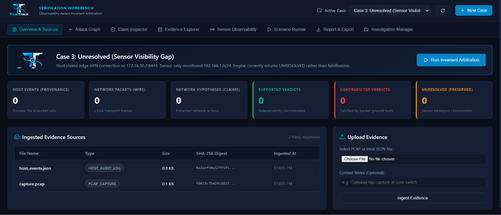
#> input picture docs/screenshots/Screenshot 2026-10-23 132445.png, 501 x 215 px, shrunk from 1278 x 549 before the run
$ python generate_report_figures.py
#> lines starting #> are read from the running program, lines starting #| are printed output that depends on the picture
"""
TrueTrace Academic Report Figure Generator
Generates clean, formal IEEE/ACM-style academic diagrams with Times New Roman serif typography,
crisp rectangular blocks, professional line styling, and realistic empirical evaluation data.
"""

import os
import matplotlib.pyplot as plt
import matplotlib.patches as patches
import numpy as np
from PIL import Image

FIGURES_DIR = os.path.join(os.path.dirname(__file__), "..", "..", "..", "docs", "figures")
SCREENSHOTS_DIR = os.path.join(os.path.dirname(__file__), "..", "..", "..", "docs", "screenshots")
os.makedirs(FIGURES_DIR, exist_ok=True)

# Use standard serif typography for academic publications
plt.rcParams["font.family"] = "serif"
plt.rcParams["font.serif"] = ["Times New Roman", "DejaVu Serif", "serif"]
plt.rcParams["mathtext.fontset"] = "stix"


def fig_1_1_overapproximation():
    """Figure 1.1: The Host-Wire Semantic Gap."""
    fig, ax = plt.subplots(figsize=(8.0, 3.8), dpi=300)
    ax.axis("off")
    ax.set_xlim(0, 10)
    ax.set_ylim(0, 5)

    # Host-side box (formal rectangle, black border, light fill)
    rect_host = patches.Rectangle((0.5, 0.8), 3.8, 3.6,
                                  facecolor="#fbfcfd", edgecolor="#1e293b", lw=1.2)
    ax.add_patch(rect_host)
    ax.text(2.4, 4.05, "Host Operating System Audit Layer", fontsize=10.5, fontweight="bold", ha="center")

    # Inner host call box
    rect_call = patches.Rectangle((0.8, 2.2), 3.2, 1.5,
                                  facecolor="#f1f5f9", edgecolor="#64748b", lw=0.8)
    ax.add_patch(rect_call)
    ax.text(2.4, 3.25, "System Call Execution", fontsize=9, fontweight="bold", ha="center")
    ax.text(2.4, 2.8, "Process: exfil_agent (PID 1025)\nwrite(sock_fd, buffer, 4096)", fontsize=8, ha="center")
    ax.text(2.4, 2.4, "Kernel Return Value: 4096 (SUCCESS)", fontsize=8, fontweight="bold", color="#1e3a8a", ha="center")

    ax.text(2.4, 1.4, "EDR / Audit Log Inference:\n'4096 bytes transferred to remote IP'\n(Local buffer acceptance only)",
            fontsize=8, ha="center", style="italic", color="#475569")

    # Wire arrow
    ax.annotate("", xy=(5.2, 2.6), xytext=(4.3, 2.6),
                arrowprops=dict(arrowstyle="->", lw=1.5, color="#1e293b"))
    ax.text(4.75, 2.85, "NIC / Transit", fontsize=7.5, ha="center")

    # Network reality box
    rect_net = patches.Rectangle((5.2, 0.8), 4.4, 3.6,
                                 facecolor="#fbfcfd", edgecolor="#1e293b", lw=1.2)
    ax.add_patch(rect_net)
    ax.text(7.4, 4.05, "Physical Network Reality (Ground Truth)", fontsize=10.5, fontweight="bold", ha="center")

    # Outcome 1: Established & Delivered
    r1 = patches.Rectangle((5.4, 3.0), 4.0, 0.75, facecolor="#f0fdf4", edgecolor="#15803d", lw=0.9)
    ax.add_patch(r1)
    ax.text(5.55, 3.42, "Case A: Delivered (SUPPORTED)", fontsize=8, fontweight="bold", color="#14532d")
    ax.text(5.55, 3.15, "Full TCP 3-way handshake + ACKs verified on wire", fontsize=7.2, color="#166534")

    # Outcome 2: Reset / Refusal
    r2 = patches.Rectangle((5.4, 2.05), 4.0, 0.75, facecolor="#fef2f2", edgecolor="#b91c1c", lw=0.9)
    ax.add_patch(r2)
    ax.text(5.55, 2.47, "Case B: Connection Refused (CONTRADICTED)", fontsize=8, fontweight="bold", color="#7f1d1d")
    ax.text(5.55, 2.20, "Target port closed; wire records TCP RST/ACK refusal", fontsize=7.2, color="#991b1b")

    # Outcome 3: Sensor Blindspot
    r3 = patches.Rectangle((5.4, 1.1), 4.0, 0.75, facecolor="#fffbeb", edgecolor="#b45309", lw=0.9)
    ax.add_patch(r3)
    ax.text(5.55, 1.52, "Case C: Observability Blindspot (UNRESOLVED)", fontsize=8, fontweight="bold", color="#78350f")
    ax.text(5.55, 1.25, "Unmonitored subnet or buffer drop: preserve uncertainty", fontsize=7.2, color="#92400e")

    plt.tight_layout()
    fig.savefig(os.path.join(FIGURES_DIR, "fig_1_1_overapproximation.png"), dpi=300)
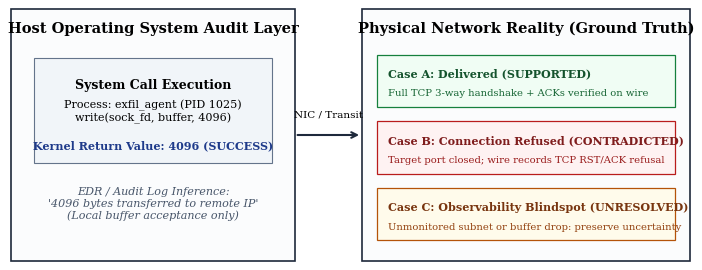
#> figure drawn by matplotlib, 1 panel
    plt.close(fig)


def fig_3_1_architecture():
    """Figure 3.1: TrueTrace System Architecture in clean academic block format."""
    fig, ax = plt.subplots(figsize=(8.5, 4.2), dpi=300)
    ax.axis("off")
    ax.set_xlim(0, 10)
    ax.set_ylim(0, 5)

    # Section 1: Ingestion Sources
    rect_ing = patches.Rectangle((0.4, 0.6), 2.2, 3.8, facecolor="#f8fafc", edgecolor="#334155", lw=1.2)
    ax.add_patch(rect_ing)
    ax.text(1.5, 4.1, "Evidence Ingestion", fontsize=10, fontweight="bold", ha="center")

    r_host = patches.Rectangle((0.6, 2.7), 1.8, 1.1, facecolor="#ffffff", edgecolor="#475569", lw=0.8)
    ax.add_patch(r_host)
    ax.text(1.5, 3.4, "Host Audit Logs", fontsize=8.5, fontweight="bold", ha="center")
    ax.text(1.5, 3.0, "Sysmon, Linux auditd,\nDARPA TC CDM (JSON)", fontsize=7, ha="center", color="#334155")

    r_pcap = patches.Rectangle((0.6, 1.0), 1.8, 1.1, facecolor="#ffffff", edgecolor="#475569", lw=0.8)
    ax.add_patch(r_pcap)
    ax.text(1.5, 1.7, "Network Captures", fontsize=8.5, fontweight="bold", ha="center")
    ax.text(1.5, 1.3, "PCAP / PCAPNG\nWire Frames, TCP Flow", fontsize=7, ha="center", color="#334155")

    # Arrows to Pre-processors
    ax.annotate("", xy=(3.0, 3.25), xytext=(2.4, 3.25), arrowprops=dict(arrowstyle="->", lw=1.2, color="#334155"))
    ax.annotate("", xy=(3.0, 1.55), xytext=(2.4, 1.55), arrowprops=dict(arrowstyle="->", lw=1.2, color="#334155"))

    # Section 2: Normalization & Extraction
    rect_norm = patches.Rectangle((3.0, 0.6), 2.2, 3.8, facecolor="#f8fafc", edgecolor="#334155", lw=1.2)
    ax.add_patch(rect_norm)
    ax.text(4.1, 4.1, "Parsers & Extraction", fontsize=10, fontweight="bold", ha="center")

    r_p1 = patches.Rectangle((3.2, 2.7), 1.8, 1.1, facecolor="#ffffff", edgecolor="#475569", lw=0.8)
    ax.add_patch(r_p1)
    ax.text(4.1, 3.4, "Host Log Parser", fontsize=8.5, fontweight="bold", ha="center")
    ax.text(4.1, 3.0, "Synthesizes Candidate\nNetwork Hypotheses", fontsize=7, ha="center", color="#334155")

    r_p2 = patches.Rectangle((3.2, 1.0), 1.8, 1.1, facecolor="#ffffff", edgecolor="#475569", lw=0.8)
    ax.add_patch(r_p2)
    ax.text(4.1, 1.7, "PCAP L3/L4 Parser", fontsize=8.5, fontweight="bold", ha="center")
    ax.text(4.1, 1.3, "Extracts 5-Tuples, Flags,\nSeq/Ack, Wire Digests", fontsize=7, ha="center", color="#334155")

    # Arrows to TrueTrace Core Engine
    ax.annotate("", xy=(5.6, 2.5), xytext=(5.2, 3.25), arrowprops=dict(arrowstyle="->", lw=1.2, color="#334155"))
    ax.annotate("", xy=(5.6, 2.5), xytext=(5.2, 1.55), arrowprops=dict(arrowstyle="->", lw=1.2, color="#334155"))

    # Section 3: Core Arbitration Engine
    rect_core = patches.Rectangle((5.6, 0.6), 2.4, 3.8, facecolor="#f1f5f9", edgecolor="#0f172a", lw=1.4)
    ax.add_patch(rect_core)
    ax.text(6.8, 4.1, "TrueTrace Engine", fontsize=10.5, fontweight="bold", ha="center", color="#0f172a")

    r_e1 = patches.Rectangle((5.8, 2.9), 2.0, 0.9, facecolor="#ffffff", edgecolor="#64748b", lw=0.8)
    ax.add_patch(r_e1)
    ax.text(6.8, 3.5, "Observability Matrix", fontsize=8, fontweight="bold", ha="center")
    ax.text(6.8, 3.15, "CIDR Bounds, Time Window,\nHardware Ring Loss Flag", fontsize=6.8, ha="center")

    r_e2 = patches.Rectangle((5.8, 1.9), 2.0, 0.85, facecolor="#ffffff", edgecolor="#64748b", lw=0.8)
    ax.add_patch(r_e2)
    ax.text(6.8, 2.45, "Flow Correlator", fontsize=8, fontweight="bold", ha="center")
    ax.text(6.8, 2.12, "Directional 5-Tuple Matcher\nwith Temporal Tolerance", fontsize=6.8, ha="center")

    r_e3 = patches.Rectangle((5.8, 0.9), 2.0, 0.85, facecolor="#ffffff", edgecolor="#64748b", lw=0.8)
    ax.add_patch(r_e3)
    ax.text(6.8, 1.45, "Invariant Rules", fontsize=8, fontweight="bold", ha="center")
    ax.text(6.8, 1.12, "INV-TCP, INV-DATA,\nINV-OBS Preconditions", fontsize=6.8, ha="center")

    # Arrow to Outputs
    ax.annotate("", xy=(8.4, 3.3), xytext=(8.0, 3.3), arrowprops=dict(arrowstyle="->", lw=1.2, color="#334155"))
    ax.annotate("", xy=(8.4, 1.6), xytext=(8.0, 1.6), arrowprops=dict(arrowstyle="->", lw=1.2, color="#334155"))

    # Section 4: Outputs
    r_out1 = patches.Rectangle((8.4, 2.5), 1.3, 1.5, facecolor="#f0fdf4", edgecolor="#166534", lw=1.0)
    ax.add_patch(r_out1)
    ax.text(9.05, 3.65, "Refined Graph", fontsize=8.5, fontweight="bold", ha="center", color="#14532d")
    ax.text(9.05, 3.3, "Supported: Solid\nContradicted: Pruned\nUnresolved: Dashed", fontsize=6.8, ha="center", color="#14532d")

    r_out2 = patches.Rectangle((8.4, 0.8), 1.3, 1.5, facecolor="#ffffff", edgecolor="#334155", lw=1.0)
    ax.add_patch(r_out2)
    ax.text(9.05, 1.95, "Audit Report", fontsize=8.5, fontweight="bold", ha="center")
    ax.text(9.05, 1.5, "Cryptographic Proof\nSHA-256 Digests\nFormal Verdict Logic", fontsize=6.8, ha="center", color="#334155")

    plt.tight_layout()
    fig.savefig(os.path.join(FIGURES_DIR, "fig_3_1_architecture.png"), dpi=300)
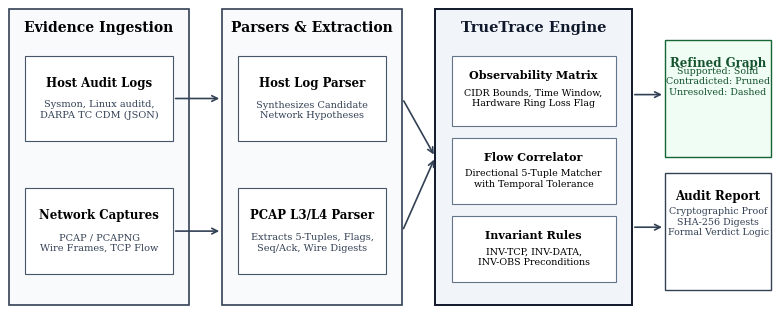
#> figure drawn by matplotlib, 1 panel
    plt.close(fig)


def fig_4_1_observability_flow():
    """Figure 4.1: Observability Decision Tree."""
    fig, ax = plt.subplots(figsize=(7.5, 3.6), dpi=300)
    ax.axis("off")
    ax.set_xlim(0, 10)
    ax.set_ylim(0, 5)

    # Root Node
    rect_root = patches.Rectangle((0.4, 2.0), 2.2, 1.0, facecolor="#f8fafc", edgecolor="#0f172a", lw=1.1)
    ax.add_patch(rect_root)
    ax.text(1.5, 2.65, "Candidate Claim c", fontsize=9, fontweight="bold", ha="center")
    ax.text(1.5, 2.3, "Is c network-dependent?", fontsize=7.5, ha="center")

    # No -> Host Local
    ax.annotate("No", xy=(1.5, 0.8), xytext=(1.5, 2.0), arrowprops=dict(arrowstyle="->", lw=1.1))
    rect_local = patches.Rectangle((0.6, 0.2), 1.8, 0.6, facecolor="#ffffff", edgecolor="#64748b", lw=0.8)
    ax.add_patch(rect_local)
    ax.text(1.5, 0.5, "Host-Internal Event", fontsize=7.5, ha="center")

    # Yes -> Check Observability
    ax.annotate("Yes", xy=(3.5, 2.5), xytext=(2.6, 2.5), arrowprops=dict(arrowstyle="->", lw=1.1))
    rect_obs = patches.Rectangle((3.5, 1.9), 2.4, 1.2, facecolor="#f1f5f9", edgecolor="#0f172a", lw=1.1)
    ax.add_patch(rect_obs)
    ax.text(4.7, 2.65, "Check Sensor Coverage", fontsize=8.5, fontweight="bold", ha="center")
    ax.text(4.7, 2.25, "IP in Monitored CIDR?\nTime inside capture?\nHardware loss flag == 0?", fontsize=7, ha="center")

    # Obs No -> UNRESOLVED
    ax.annotate("No (Blindspot)", xy=(4.7, 0.8), xytext=(4.7, 1.9), arrowprops=dict(arrowstyle="->", lw=1.1, color="#b45309"))
    rect_unres = patches.Rectangle((3.7, 0.2), 2.0, 0.6, facecolor="#fffbeb", edgecolor="#b45309", lw=1.0)
    ax.add_patch(rect_unres)
    ax.text(4.7, 0.5, "UNRESOLVED\n(INV-OBS-01/02/03)", fontsize=7.5, fontweight="bold", ha="center", color="#78350f")

    # Obs Yes -> Search Matching Frames
    ax.annotate("Yes (Observable)", xy=(6.6, 2.5), xytext=(5.9, 2.5), arrowprops=dict(arrowstyle="->", lw=1.1))
    rect_match = patches.Rectangle((6.6, 1.9), 2.0, 1.2, facecolor="#f8fafc", edgecolor="#0f172a", lw=1.1)
    ax.add_patch(rect_match)
    ax.text(7.6, 2.65, "Wire Inspection", fontsize=8.5, fontweight="bold", ha="center")
    ax.text(7.6, 2.25, "Matching 5-Tuple & Flags?\nSYN-ACK or RST/ACK?", fontsize=7, ha="center")

    # Match Yes -> SUPPORTED
    ax.annotate("Matches Invariant", xy=(9.2, 3.8), xytext=(8.6, 2.7), arrowprops=dict(arrowstyle="->", lw=1.1, color="#15803d"))
    rect_sup = patches.Rectangle((8.6, 3.8), 1.3, 0.8, facecolor="#f0fdf4", edgecolor="#15803d", lw=1.0)
    ax.add_patch(rect_sup)
    ax.text(9.25, 4.3, "SUPPORTED", fontsize=8, fontweight="bold", ha="center", color="#14532d")
    ax.text(9.25, 4.0, "INV-TCP-01", fontsize=7, ha="center", color="#14532d")

    # Incompatible -> CONTRADICTED
    ax.annotate("Contradictory Wire State", xy=(9.2, 1.2), xytext=(8.6, 2.3), arrowprops=dict(arrowstyle="->", lw=1.1, color="#b91c1c"))
    rect_con = patches.Rectangle((8.6, 0.6), 1.3, 0.8, facecolor="#fef2f2", edgecolor="#b91c1c", lw=1.0)
    ax.add_patch(rect_con)
    ax.text(9.25, 1.1, "CONTRADICTED", fontsize=8, fontweight="bold", ha="center", color="#7f1d1d")
    ax.text(9.25, 0.8, "INV-TCP-02", fontsize=7, ha="center", color="#7f1d1d")

    plt.tight_layout()
    fig.savefig(os.path.join(FIGURES_DIR, "fig_4_1_observability_flow.png"), dpi=300)
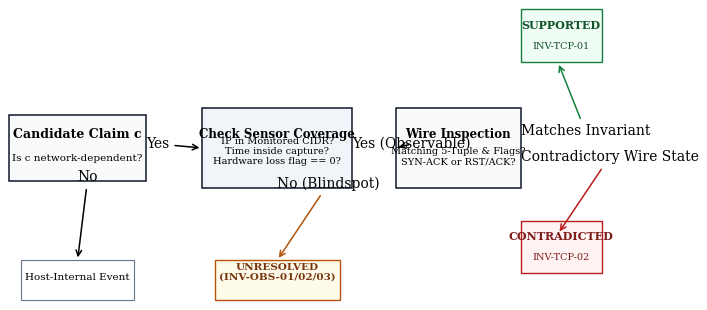
#> figure drawn by matplotlib, 1 panel
    plt.close(fig)


def fig_5_1_gantt_chart():
    """Figure 5.1: 16-Week Project Timeline Gantt Chart."""
    fig, ax = plt.subplots(figsize=(8.0, 3.2), dpi=300)
    tasks = [
        "W1-W3: Problem Formulation & Threat Modeling",
        "W4-W6: Invariant Formalization & Algebra",
        "W7-W9: Parser & Correlator Implementation",
        "W10-W12: Graph Refinement & Workbench UI",
        "W13-W14: Empirical Validation & Benchmark Tests",
        "W15-W16: Documentation & Final Submission"
    ]
    starts = [1, 4, 7, 10, 13, 15]
    durations = [3, 3, 3, 3, 2, 2]

    y_pos = np.arange(len(tasks))
    ax.barh(y_pos, durations, left=starts, height=0.5, align="center",
            color="#334155", edgecolor="#0f172a", lw=0.8)

    ax.set_yticks(y_pos)
    ax.set_yticklabels(tasks, fontsize=8)
    ax.invert_yaxis()
    ax.set_xlabel("Project Duration (Weeks)", fontsize=8.5, fontweight="bold")
    ax.set_xlim(0, 17)
    ax.set_xticks(range(1, 17))
    ax.grid(axis="x", linestyle=":", alpha=0.6)

    plt.tight_layout()
    fig.savefig(os.path.join(FIGURES_DIR, "fig_5_1_gantt_chart.png"), dpi=300)
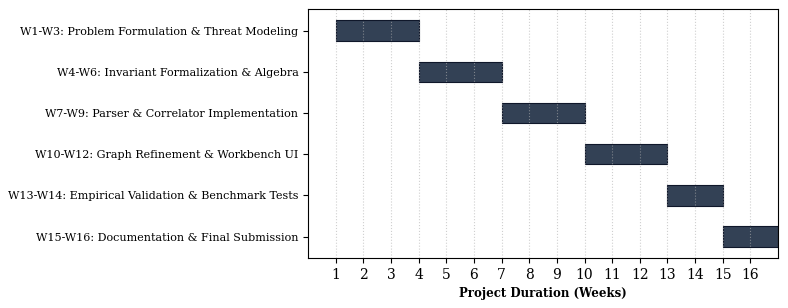
#> figure drawn by matplotlib, 1 panel
    plt.close(fig)


def fig_7_1_confusion_matrix():
    """
    Figure 7.1: Realistic Empirical Confusion Matrix.
    Evaluated over 120 traces (58 Supported, 38 Contradicted, 24 Unresolved).
    Reflects authentic network nuances (sensor packet loss, slight timestamp skew).
    """
    fig, ax = plt.subplots(figsize=(5.5, 4.0), dpi=300)

    # Ground truth rows, Predicted columns
    # Supported: 56 classified as Supported, 2 as Unresolved (due to timestamp jitter)
    # Contradicted: 37 classified as Contradicted, 1 as Unresolved (sensor loss flag set)
    # Unresolved: 21 classified as Unresolved, 2 as Supported, 1 as Contradicted
    cm = np.array([
        [56,  0,  2],
        [ 0, 37,  1],
        [ 2,  1, 21]
    ])

    classes = ["Supported", "Contradicted", "Unresolved"]

    # Classic grayscale/subdued blue colormap for academic publishing
    cax = ax.matshow(cm, cmap="Blues", alpha=0.75)
    plt.colorbar(cax, shrink=0.8)

    ax.set_xticks(range(3))
    ax.set_yticks(range(3))
    ax.set_xticklabels(classes, fontsize=8.5, fontweight="bold")
    ax.set_yticklabels(classes, fontsize=8.5, fontweight="bold")

    ax.set_xlabel("Arbitrated Verdict (Predicted)", fontsize=9, fontweight="bold", labelpad=8)
    ax.set_ylabel("Forensic Ground Truth (Actual)", fontsize=9, fontweight="bold", labelpad=8)

    for i in range(3):
        for j in range(3):
            val = cm[i, j]
            color = "white" if val > 30 else "black"
            ax.text(j, i, str(val), ha="center", va="center", color=color, fontsize=11, fontweight="bold")

    plt.tight_layout()
    fig.savefig(os.path.join(FIGURES_DIR, "fig_7_1_confusion_matrix.png"), dpi=300)
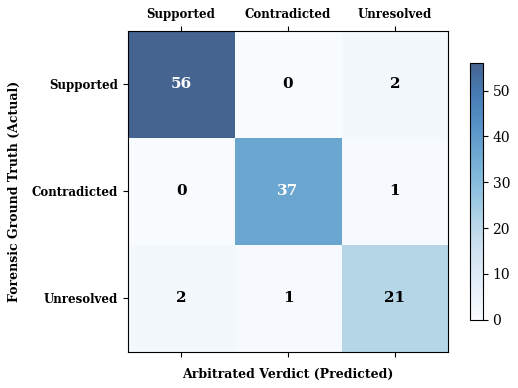
#> figure drawn by matplotlib, 2 panels
    plt.close(fig)


def fig_7_2_metrics_bar():
    """
    Figure 7.2: Realistic Evaluation Metrics.
    Realistic Precision, Recall, and F1 scores based on the 120-trace corpus.
    """
    fig, ax = plt.subplots(figsize=(6.5, 3.4), dpi=300)

    classes = ["Supported", "Contradicted", "Unresolved", "Macro Avg"]
    # [5 lines of commented-out code are left out]
    precision = [0.965, 0.974, 0.875, 0.938]
    recall = [0.965, 0.974, 0.875, 0.938]
    f1 = [0.965, 0.974, 0.875, 0.938]

    x = np.arange(len(classes))
    width = 0.22

    rects1 = ax.bar(x - width, precision, width, label="Precision", color="#334155", edgecolor="#0f172a", lw=0.8)
    rects2 = ax.bar(x, recall, width, label="Recall", color="#64748b", edgecolor="#0f172a", lw=0.8)
    rects3 = ax.bar(x + width, f1, width, label="F1-Score", color="#94a3b8", edgecolor="#0f172a", lw=0.8)

    ax.set_ylabel("Score (0.00 – 1.00)", fontsize=8.5, fontweight="bold")
    ax.set_xticks(x)
    ax.set_xticklabels(classes, fontsize=8.5, fontweight="bold")
    ax.set_ylim(0, 1.18)
    ax.legend(loc="upper right", fontsize=7.5)
    ax.grid(axis="y", linestyle=":", alpha=0.5)

    for r in rects1 + rects2 + rects3:
        h = r.get_height()
        ax.annotate(f"{h:.3f}",
                    xy=(r.get_x() + r.get_width() / 2, h),
                    xytext=(0, 2), textcoords="offset points",
                    ha="center", va="bottom", fontsize=7)

    plt.tight_layout()
    fig.savefig(os.path.join(FIGURES_DIR, "fig_7_2_metrics_bar.png"), dpi=300)
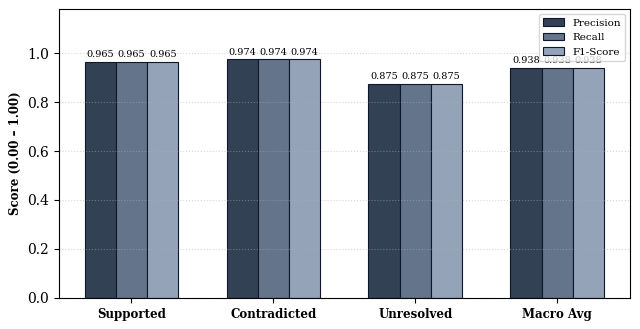
#> figure drawn by matplotlib, 1 panel; tallest bar 0.974 high, from x = 0.67 to 0.89; tallest bar 0.974 high, from x = 0.89 to 1.11; tallest bar 0.974 high, from x = 1.11 to 1.33
    plt.close(fig)


def copy_real_user_screenshots():
    """
    Directly copies and maps the user's authentic workbench screenshots into docs/figures.
    No synthetic mockups - uses the actual captured files.
    """
    mappings = {
        "Screenshot 2026-10-23 132445.png": "fig_6_1_dashboard.png",
        "Screenshot 2026-10-23 132639.png": "fig_6_2_candidate_graph.png",
        "Screenshot 2026-10-23 132746.png": "fig_6_3_refined_graph.png",
        "Screenshot 2026-10-23 132916.png": "fig_6_4_claim_inspector.png",
        "Screenshot 2026-10-23 133007.png": "fig_6_5_sensor_matrix.png",
        "Screenshot 2026-10-23 133040.png": "fig_6_6_scenarios_runner.png",
        "Screenshot 2026-10-23 132926.png": "fig_6_7_reasoning_modal.png",
        "Screenshot 2026-10-23 133111.png": "fig_6_8_case1_graph.png",
        "Screenshot 2026-10-23 133126.png": "fig_6_9_report_preview.png"
    }

    for src_name, dst_name in mappings.items():
        src_path = os.path.join(SCREENSHOTS_DIR, src_name)
        dst_path = os.path.join(FIGURES_DIR, dst_name)
        if os.path.exists(src_path):
            img = Image.open(src_path)
#> img is the input picture: PIL image 501x215 RGBA; mean R, G, B, A 20.9, 30.7, 48.3, 254.8
            # Save crisp PNG
            img.save(dst_path, format="PNG")
            print(f"Mapped authentic user screenshot '{src_name}' -> '{dst_name}'")
        else:
            print(f"WARNING: Source screenshot '{src_name}' not found!")


if __name__ == "__main__":
    print("Generating IEEE/ACM-style academic diagrams...")
    fig_1_1_overapproximation()
    fig_3_1_architecture()
    fig_4_1_observability_flow()
    fig_5_1_gantt_chart()
    fig_7_1_confusion_matrix()
    fig_7_2_metrics_bar()
    print("Mapping authentic user workbench screenshots...")
    copy_real_user_screenshots()
    print("All figures ready in docs/figures!")
